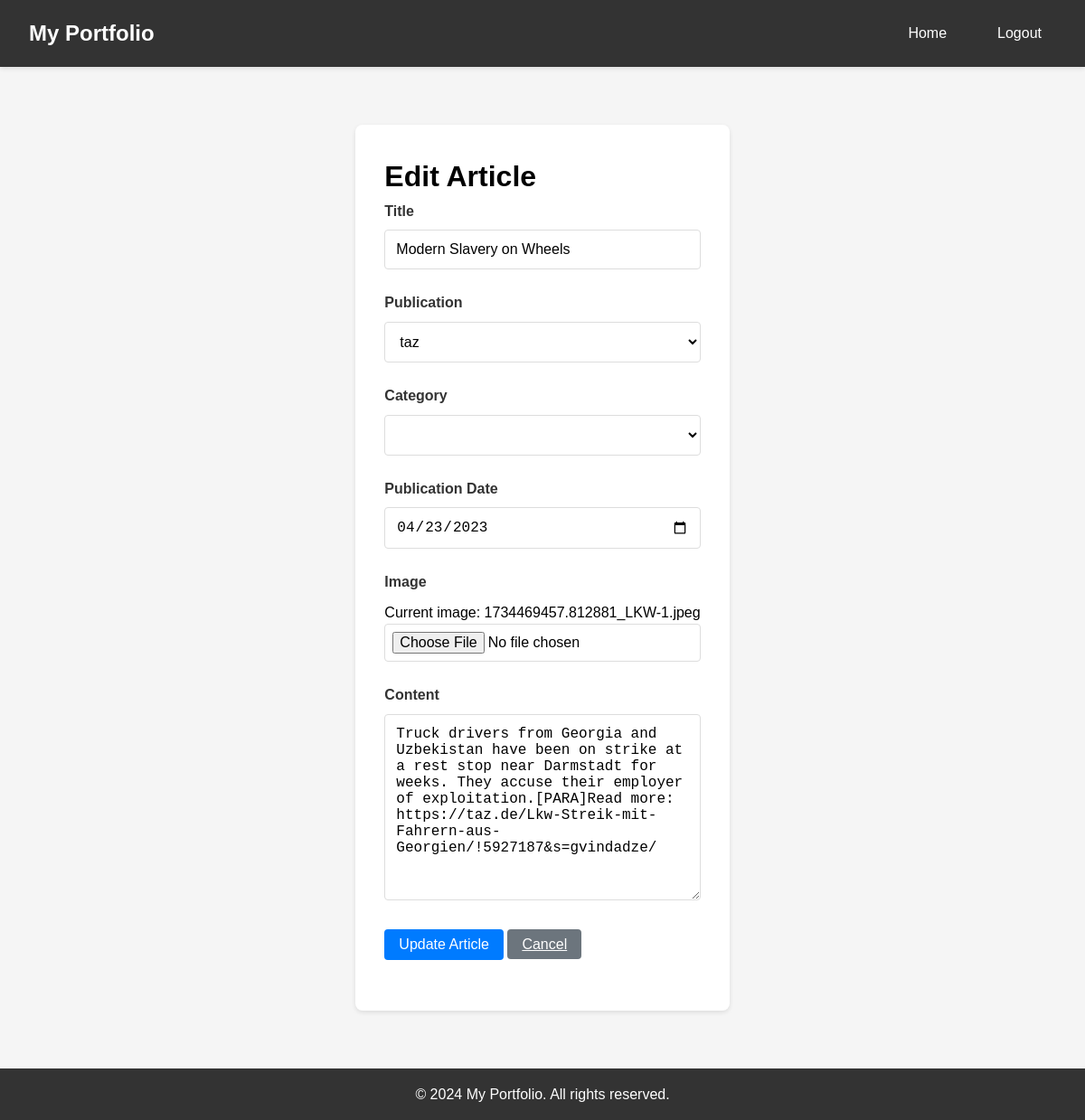
The page /edit_article/8 (signed in) on the database its author committed.
### app.py (models this page shows)
class Article(db.Model):
    id = db.Column(db.Integer, primary_key=True)
    title = db.Column(db.String(200), nullable=False)
    content = db.Column(db.Text, nullable=False)
    publication = db.Column(db.String(100))
    date_published = db.Column(db.DateTime, nullable=False)
    category = db.Column(db.String(50))
    image_filename = db.Column(db.String(100))
    user_id = db.Column(db.Integer, db.ForeignKey('user.id'), nullable=False)
    comments = db.relationship('Comment', backref='article', lazy=True, cascade="all, delete-orphan")

### app.py (the view, shortened to what this page needs)
@app.route('/edit_article/<int:id>', methods=['GET', 'POST'])
@login_required
def edit_article(id):
    article = Article.query.get_or_404(id)
    if article.user_id != current_user.id:
        flash('You can only edit your own articles.')
        return redirect(url_for('home'))
    return render_template('edit_article.html', article=article)

### app.py (called while the page is built)
@login_manager.user_loader
def load_user(user_id):
    return User.query.get(int(user_id))

### templates/edit_article.html (shortened to what this page needs)
<!DOCTYPE html>
<html lang="en">
<head>
    <link rel="stylesheet" href="{{ url_for('static', filename='test.css') }}">
</head>
<body>
    <nav>
        <div class="nav-container">
            <a href="{{ url_for('home') }}" class="logo">My Portfolio</a>
            <div class="nav-links">
                <a href="{{ url_for('home') }}">Home</a>
                <a href="{{ url_for('logout') }}">Logout</a>
            </div>
        </div>
    </nav>
    <main>
        <form class="article-form" method="POST" enctype="multipart/form-data">
            <h1>Edit Article</h1>
            <div class="form-group">
                <label for="title">Title</label>
                <input type="text" id="title" name="title" value="{{ article.title }}" required>
            </div>
            <div class="form-group">
                <label for="publication">Publication</label>
                <select id="publication" name="publication" required>
                    <option value="taz" {% if article.publication == 'taz' %}selected{% endif %}>taz</option>
                </select>
            </div>
            <div class="form-group">
                <label for="category">Category</label>
                <select id="category" name="category" required>
                </select>
            </div>
            <div class="form-group">
                <label for="date_published">Publication Date</label>
                <input type="date" id="date_published" name="date_published"
                       value="{{ article.date_published.strftime('%Y-%m-%d') }}" required>
            </div>
            <div class="form-group">
                <label for="image">Image</label>
                {% if article.image_filename %}
                    <p>Current image: {{ article.image_filename }}</p>
                {% endif %}
                <input type="file" id="image" name="image" accept="image/*">
            </div>
            <div class="form-group">
                <label for="content">Content</label>
                <textarea id="content" name="content" rows="10" required>{{ article.content }}</textarea>
            </div>
            <div class="form-group">
                <button type="submit" class="btn btn-primary">Update Article</button>
                <a href="{{ url_for('article', id=article.id) }}" class="btn btn-back">Cancel</a>
            </div>
        </form>
    </main>
    <footer>
        <p>&copy; 2024 My Portfolio. All rights reserved.</p>
    </footer>
</body>
</html>

### static/test.css (style rules this page uses)
* { margin: 0; padding: 0; box-sizing: border-box; }
body { font-family: Arial, sans-serif; line-height: 1.6; min-height: 100vh; display: flex; flex-direction: column; background-color: #f5f5f5; }
nav { background-color: #333; padding: 1rem 0; box-shadow: 0 2px 5px rgba(0, 0, 0, 0.1); }
.nav-container { max-width: 1200px; margin: 0 auto; padding: 0 2rem; display: flex; justify-content: space-between; align-items: center; }
.logo { color: white; text-decoration: none; font-size: 1.5rem; font-weight: bold; }
.nav-links { display: flex; gap: 1.5rem; }
.nav-links a { color: white; text-decoration: none; padding: 0.5rem 1rem; border-radius: 4px; transition: background-color 0.3s; }
main { flex: 1; max-width: 1200px; margin: 2rem auto; padding: 0 2rem; }
.login-form, .article-form { background: white; padding: 2rem; max-width: 600px; margin: 2rem auto; border-radius: 8px; box-shadow: 0 2px 5px rgba(0, 0, 0, 0.1); }
.form-group { margin-bottom: 1.5rem; }
.form-group label { display: block; margin-bottom: 0.5rem; font-weight: bold; color: #333; }
.form-group input, .form-group textarea, .form-group select { width: 100%; padding: 0.75rem; border: 1px solid #ddd; border-radius: 4px; font-size: 1rem; background-color: white; }
.form-group textarea { min-height: 150px; resize: vertical; }
input[type="file"] { padding: 0.5rem; border: 1px solid #ddd; border-radius: 4px; width: 100%; }
.btn { padding: 0.5rem 1rem; border: none; border-radius: 4px; cursor: pointer; font-size: 1rem; transition: background-color 0.3s; }
.btn-primary { background-color: #007bff; color: white; }
.btn-back { background-color: #6c757d; color: white; }
footer { background-color: #333; color: white; text-align: center; padding: 1rem; margin-top: auto; }

### rows shown on the page
Article: title "Modern Slavery on Wheels", publication "taz", date_published "04/23/2023", image_filename "1734469457.812881_LKW-1.jpeg", content "Truck drivers from Georgia and Uzbekistan have been on strike at a rest stop near Darmstadt for weeks. They accuse their employer of exploitation.[PARA]Read more: https://taz.de/Lkw-Streik-mit-Fahrern-aus-Georgien/!5927187&s=gvindadze/"
